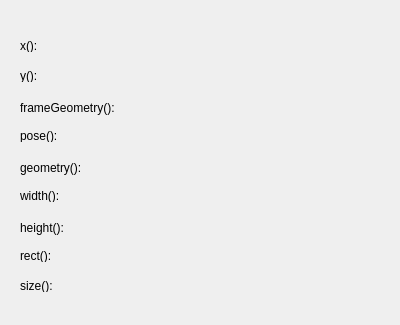
<?xml version="1.0" encoding="UTF-8"?>
<ui version="4.0">
 <class>Geometry</class>
 <widget class="QDialog" name="Geometry">
  <property name="geometry">
   <rect>
    <x>0</x>
    <y>0</y>
    <width>400</width>
    <height>325</height>
   </rect>
  </property>
  <property name="windowTitle">
   <string>Dialog</string>
  </property>
  <widget class="QLabel" name="label">
   <property name="geometry">
    <rect>
     <x>20</x>
     <y>40</y>
     <width>54</width>
     <height>12</height>
    </rect>
   </property>
   <property name="text">
    <string>x():</string>
   </property>
  </widget>
  <widget class="QLabel" name="y">
   <property name="geometry">
    <rect>
     <x>20</x>
     <y>70</y>
     <width>54</width>
     <height>12</height>
    </rect>
   </property>
   <property name="text">
    <string>y():</string>
   </property>
  </widget>
  <widget class="QLabel" name="label_3">
   <property name="geometry">
    <rect>
     <x>20</x>
     <y>100</y>
     <width>101</width>
     <height>16</height>
    </rect>
   </property>
   <property name="text">
    <string>frameGeometry():</string>
   </property>
  </widget>
  <widget class="QLabel" name="label_4">
   <property name="geometry">
    <rect>
     <x>20</x>
     <y>130</y>
     <width>54</width>
     <height>12</height>
    </rect>
   </property>
   <property name="text">
    <string>pose():</string>
   </property>
  </widget>
  <widget class="QLabel" name="label_5">
   <property name="geometry">
    <rect>
     <x>20</x>
     <y>160</y>
     <width>71</width>
     <height>16</height>
    </rect>
   </property>
   <property name="text">
    <string>geometry():</string>
   </property>
  </widget>
  <widget class="QLabel" name="label_6">
   <property name="geometry">
    <rect>
     <x>20</x>
     <y>190</y>
     <width>54</width>
     <height>12</height>
    </rect>
   </property>
   <property name="text">
    <string>width():</string>
   </property>
  </widget>
  <widget class="QLabel" name="label_7">
   <property name="geometry">
    <rect>
     <x>20</x>
     <y>280</y>
     <width>54</width>
     <height>12</height>
    </rect>
   </property>
   <property name="text">
    <string>size():</string>
   </property>
  </widget>
  <widget class="QLabel" name="label_8">
   <property name="geometry">
    <rect>
     <x>20</x>
     <y>250</y>
     <width>54</width>
     <height>12</height>
    </rect>
   </property>
   <property name="text">
    <string>rect():</string>
   </property>
  </widget>
  <widget class="QLabel" name="label_9">
   <property name="geometry">
    <rect>
     <x>20</x>
     <y>220</y>
     <width>61</width>
     <height>16</height>
    </rect>
   </property>
   <property name="text">
    <string>height():</string>
   </property>
  </widget>
  <widget class="QLabel" name="xlabel">
   <property name="geometry">
    <rect>
     <x>170</x>
     <y>40</y>
     <width>54</width>
     <height>12</height>
    </rect>
   </property>
   <property name="text">
    <string/>
   </property>
  </widget>
  <widget class="QLabel" name="ylabel">
   <property name="geometry">
    <rect>
     <x>170</x>
     <y>70</y>
     <width>54</width>
     <height>12</height>
    </rect>
   </property>
   <property name="text">
    <string/>
   </property>
  </widget>
  <widget class="QLabel" name="poslabel">
   <property name="geometry">
    <rect>
     <x>170</x>
     <y>130</y>
     <width>54</width>
     <height>12</height>
    </rect>
   </property>
   <property name="text">
    <string/>
   </property>
  </widget>
  <widget class="QLabel" name="frameGeolabel">
   <property name="geometry">
    <rect>
     <x>170</x>
     <y>100</y>
     <width>111</width>
     <height>16</height>
    </rect>
   </property>
   <property name="text">
    <string/>
   </property>
  </widget>
  <widget class="QLabel" name="geolabel">
   <property name="geometry">
    <rect>
     <x>170</x>
     <y>160</y>
     <width>111</width>
     <height>16</height>
    </rect>
   </property>
   <property name="text">
    <string/>
   </property>
  </widget>
  <widget class="QLabel" name="sizelabel">
   <property name="geometry">
    <rect>
     <x>170</x>
     <y>280</y>
     <width>101</width>
     <height>16</height>
    </rect>
   </property>
   <property name="text">
    <string/>
   </property>
  </widget>
  <widget class="QLabel" name="widthlabel">
   <property name="geometry">
    <rect>
     <x>170</x>
     <y>190</y>
     <width>54</width>
     <height>12</height>
    </rect>
   </property>
   <property name="text">
    <string/>
   </property>
  </widget>
  <widget class="QLabel" name="heightlabel">
   <property name="geometry">
    <rect>
     <x>170</x>
     <y>220</y>
     <width>54</width>
     <height>12</height>
    </rect>
   </property>
   <property name="text">
    <string/>
   </property>
  </widget>
  <widget class="QLabel" name="rectlabel">
   <property name="geometry">
    <rect>
     <x>170</x>
     <y>250</y>
     <width>101</width>
     <height>16</height>
    </rect>
   </property>
   <property name="text">
    <string/>
   </property>
  </widget>
 </widget>
 <resources/>
 <connections/>
</ui>
